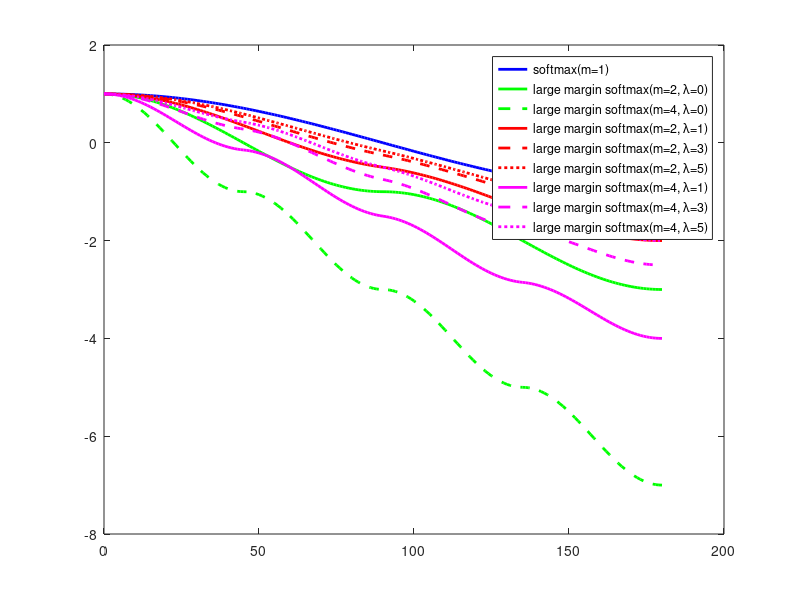

The MATLAB source for this figure:
theta = 0:1:180;

%legend_strings = {};

figure(1);
h = plot(theta, cosd(theta), '-b','LineWidth',2);
legend_strings = {'softmax(m=1)'};
ax_hanlders = [h];

hold on;
Fai = zeros(4,length(theta));

line_styles_0 = {'-g', '--g', ':g', '-.g', '-g'};
style_cnt = 1;

for m=[2 4]
    for k=0:m-1
        Fai(m,theta >= k * 180 / m & theta <= (k+1)*180/m) = (-1)^k * cosd(m*theta(theta >= k * 180 / m & theta <=(k+1)*180/m)) - 2 * k;
    end;
    
    legend_str = sprintf('large margin softmax(m=%d, \\lambda=0)', m);

    h = plot(theta, Fai(m,:), line_styles_0{style_cnt}, 'LineWidth',2);
    ax_hanlders(end+1) = h;
    legend_strings{end + 1, : } = legend_str;
    style_cnt = style_cnt + 1;
end;

%m=4;
%lambda=5;
%plot(theta, (cosd(theta) * lambda + Fai(4, :)) / (1 + lambda),'LineWidth',2, 'Color', 'r');

line_styles = {'-r', '--r', ':r', '-m', '--m', ':m'};
style_cnt = 1;
for m=[2 4]
    for lambda=1:2:5
        legend_str = sprintf('large margin softmax(m=%d, \\lambda=%d)', m, lambda);

        h = plot(theta, (cosd(theta) * lambda + Fai(m, :)) / (1 + lambda), line_styles{style_cnt}, 'LineWidth', 2);

        ax_hanlders(end+1) = h;
        legend_strings{end + 1, : } = legend_str;
        style_cnt = style_cnt + 1;
    end  
end
    
hold off;

%legend('softmax(m=1)','large margin softmax(m=2, \lambda=0)','large margin softmax(m=4, \lambda=0)', ['large margin softmax(m=4, \lambda=' num2str(lambda) ')']);
legend(ax_hanlders, legend_strings);
